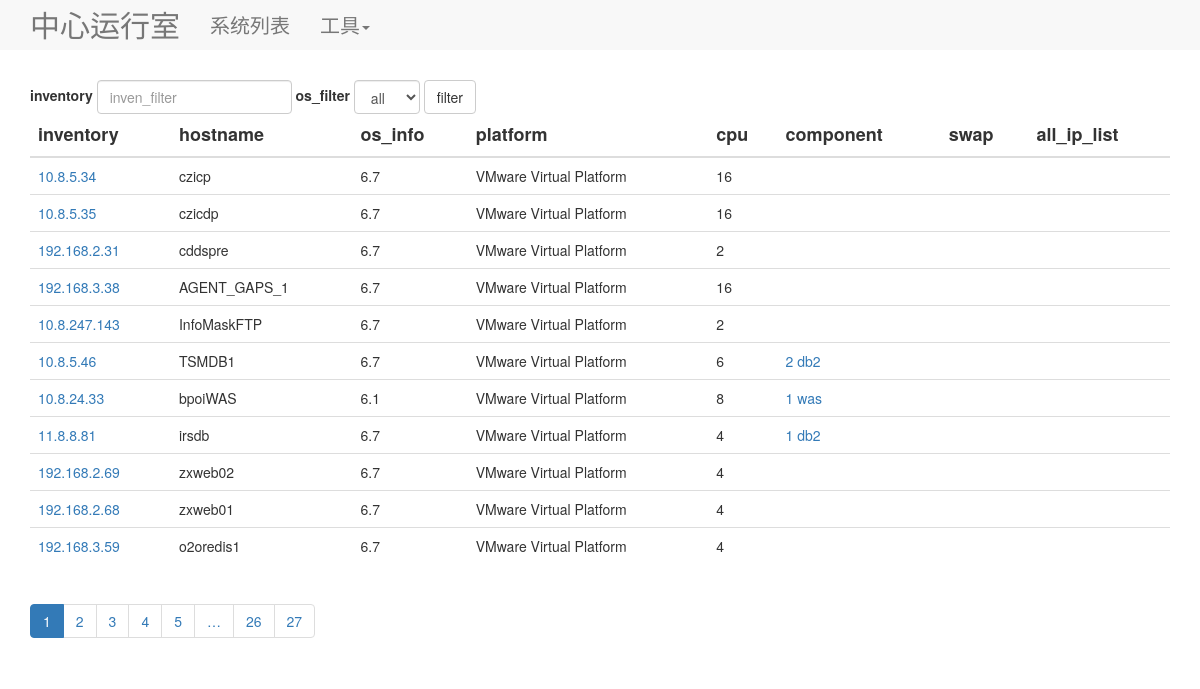
Before: / with the older database file.
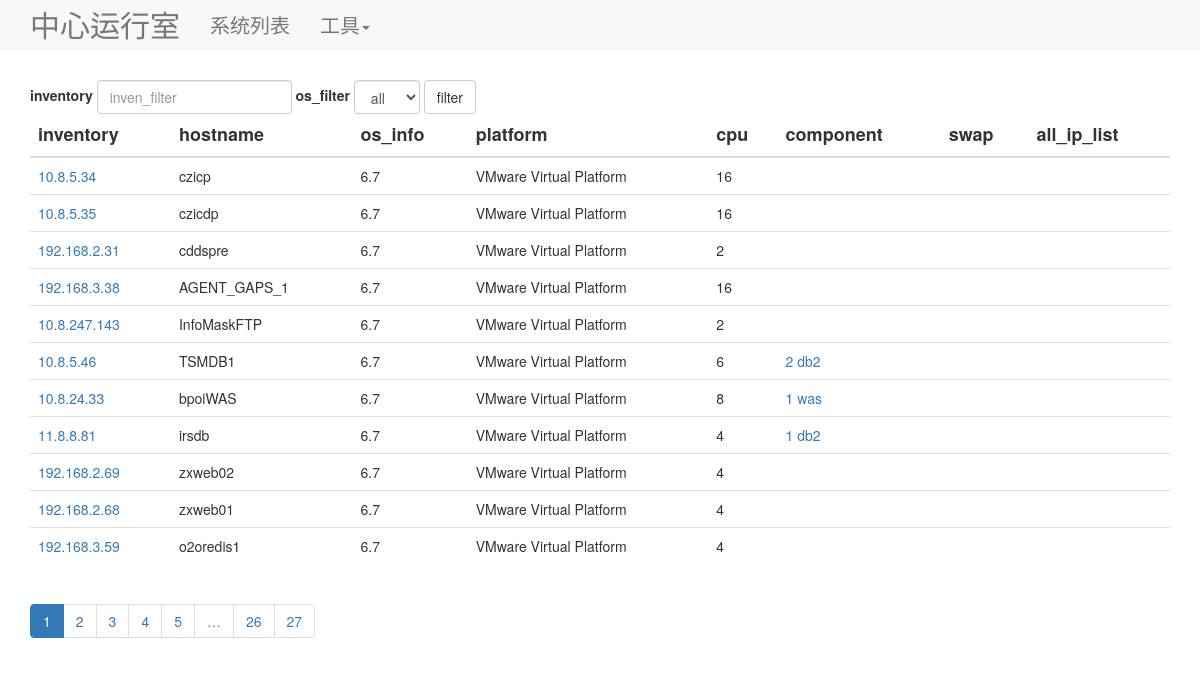
After: the same page with the newer database file.
### modules.py (models this page shows, shortened)
class System(db.Model):
    __tablename__ = 'system'
    inventory = db.Column(db.String(20), primary_key=True)
    hostname = db.Column(db.String(20), nullable=None)
    os_info = db.Column(db.String(20))
    platform = db.Column(db.String(20), nullable=True)
    cpu_num = db.Column(db.Integer)
    memory = db.Column(db.Integer)

### main.py (the view)
@app.route('/')
def get_all_system():
    sys_was_count_list = []
    sys_db2_count_list = []
    page = request.args.get('page', 1, type=int)
    paginate = System.query.paginate(page, NUM_PER_PAGE)
    systems = paginate.items
    for one_system in systems:
        sys_was_count = WebSphere.query.filter_by(sys_inventory=one_system.inventory).count()
        sys_db2_count = DB2.query.filter_by(sys_inventory=one_system.inventory).count()
        sys_was_count_list.append(sys_was_count)
        sys_db2_count_list.append(sys_db2_count)
    db.session.close()
    return render_template("all_system.html", inventory_filter_val="", title="主机信息列表", system_list=systems,
                           pagination=paginate, os_filter_val="", os_list_val=get_os_list(),
                           sys_was_count_list=sys_was_count_list, sys_db2_count_list=sys_db2_count_list)

### main.py (called while the page is built)
def get_os_list():
    os_list = list(x[0] for x in set(db.session.query(distinct(System.os_info)).all()))
    os_list.sort()
    return os_list

### templates/all_system.html (shortened to what this page needs)
{% extends "layout.html" %}
{% block body %}
<body>
<div class="container theme-showcase">
    <form class="form-inline" action="{{ url_for('get_filter_system') }}" method=post>
        <div class="form-group">
            <label>inventory</label>
            <input type="text" class="form-control" id="inventory_filter_id" placeholder="inven_filter"
                   name="inventory_filter" value={{ inventory_filter_val }}>
            <div class="form-group">
                <label>os_filter</label>
                <select class="form-control" name="os_filter">
                    <option>all</option>
                </select>
            </div>
        </div>
        <button type="submit" class="btn btn-default">filter</button>
    </form>
    <table class="table">
        <thead>
        <tr>
            <th>inventory</th>
            <th>hostname</th>
            <th>os_info</th>
            <th>platform</th>
            <th>cpu</th>
            <th>component</th>
            <th>swap</th>
            <th>all_ip_list</th>
        </tr>
        </thead>
        <tbody>
        {% for x in system_list %}
        <tr>
            <td><a href="{{ url_for('detail',inventory=x.inventory) }}">{{ x.inventory }}</a></td>
            <td>{{ x.hostname }}</td>
            <td>{{ x.os_info }}</td>
            <td>{{ x.platform }}</td>
            <td>{{ x.cpu_num }}</td>
            <td>
                <a tabindex="0" role="button" title="WAS信息" data-toggle="popover"
                   data-placement="right" class="inventory_for_was" data-trigger="focus"
                   data-content="" data-delay=200 value="{{ x.inventory }}">
                    {% if sys_was_count_list[loop.index0] > 0 %}
                    {{ sys_was_count_list[loop.index0] }} was
                    {% endif %}
                </a>
                <a tabindex="0" role="button" title="DB2信息" data-toggle="popover"
                   data-placement="right" class="inventory_for_db2" data-trigger="focus"
                   data-content="" data-delay=200 value="{{ x.inventory }}">
                    {% if sys_db2_count_list[loop.index0] > 0 %}
                    {{ sys_db2_count_list[loop.index0] }} db2
                    {% endif %}
                </a>
            </td>
            <td>{{ x[6] }}</td>
            <td>{{ x[7] }}</td>
        </tr>
        {% endfor %}
        </tbody>
    </table>
    {% import '_macro.html' as macros %}
    {% if pagination and inventory_filter_val == "" %}
    {{ macros.render_pagination(pagination,'get_all_system',inventory_filter_val, os_filter_val) }}
    {% elif inventory_filter_val is not none %}
    {{ macros.render_pagination(pagination,'get_filter_system',inventory_filter_val, os_filter_val) }}
    {% endif %}
</div>
</body>
{% endblock %}

Changed rows visible on the page:
changed System "bpoiWAS": os_info "6.1" → "6.7"
